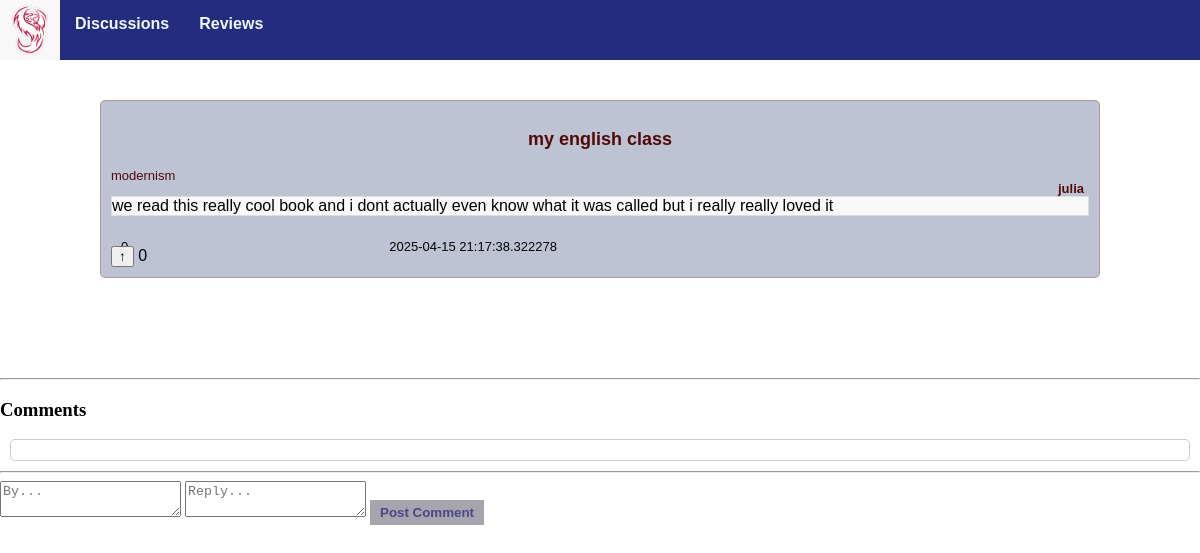
Screenshot of /discussion/5 with the database file from the repository.
### models.py (models this page shows, shortened)
class Discussion(db.Model):
    id = db.Column(db.Integer, primary_key=True)
    title = db.Column(db.String(255), nullable=False)
    content = db.Column(db.Text, nullable=False)
    created_at = db.Column(db.DateTime, default=db.func.current_timestamp())
    course = db.Column(db.Text)
    author = db.Column(db.Text, nullable=False)
    comments = db.relationship('Comment', backref='discussion', cascade="all, delete-orphan", lazy=True)
    up_votes = db.Column(db.Integer, default = 0)
    def __repr__(self) -> str:
        string = f"ID: {self.id}, Title: {self.title}, Content: {self.content}, Created_At: {self.created_at}, Course: {self.course}, Author: {self.author}"
        return string

### app.py (the view)
@app.route('/discussion/<int:discussion_id>')
def dis_posts(discussion_id):
    discussion = Discussion.query.get_or_404(discussion_id) # returns a 404 error if get fails
    print(discussion)
    return render_template('dis_posts.html', discussion=discussion) # return the discussion_post object

### templates/dis_posts.html (shortened to what this page needs)
{% extends "base.html" %}
{% block head %}
    {{ super() }}
{% endblock %}
{%block content %}
<div class="specificpost">
    <div class="whereithappens">
        <div id="header">
            <p id="title">{{discussion.title}}</p1>
            <p id="author">{{discussion.author}}</p>
            <p id="course">{{discussion.course}}</p>
        </div>
        <p id="content">{{discussion.content}}</p>
        <div id="information">
            <p id="up_votes">{{discussion.up_votes}}</p>
            <p id="created_at">{{discussion.created_at}}</p>
        </div>
        <div id = "upbutton">
            <button type="submit" class="arrow" id="up_votes">↑</button>
            <span id="up_votes">0</span>
        </div>
        </div>
    </div>
    <hr>
    <h3>Comments</h3>
    <ul class="list-group">
    </ul>
    <hr>
    <form action="{{ url_for('discussion_comment', discussion_id=discussion.id) }}" method="post" class="mt-3">
        <textarea name="author" class="form-control mb-2" placeholder="By..." required></textarea>
        <textarea name="comment" class="form-control mb-2" placeholder="Reply..." required></textarea>
        <button type="submit" class="btn btn-secondary">Post Comment</button>
    </form>
{% endblock %}

### static/styles/base.css (style rules this page uses)
body { margin:0; padding: 0; }
.list-group { background-color: #ffffff; border: 1px solid #ccc; padding: 10px; margin: 10px ; border-radius: 5px; }
.whereithappens { padding: 10px; background-color: #bdc3d2; border: 1px solid #a89c94; margin-bottom: 20px; border-radius: 5px; font-family: Verdana, Geneva, Tahoma, sans-serif; }
.specificpost { margin:100px; }
#content { border: 1px solid #ddd; margin: auto; background-color: #f9f9f9; }
#header #title { color:rgb(80, 10, 10); font-weight: bolder; font-size:large; text-align: center; }
#header #author { color:rgb(80, 10, 10); font-weight: bold; font-size:small; margin-right:5px; position:relative; float:right; }
#header #course { color:rgb(80, 10, 10); font-size:small; }
#information { display: grid; grid-template-columns: repeat(3, auto); padding: 5px; margin: 5px; height:10px; }
#information p { font-size: small; }
.btn { background-color: #a6a5af; color: rgb(75, 71, 132); border: none; padding: 5px 10px; text-decoration: none; display: inline-block; font-weight: bold; }

### rows the page displays
Discussion: title "my english class", author "julia", course "modernism", content "we read this really cool book and i dont actually even know what it was called but i really really loved it", created_at "2025-04-15 21:17:38.322278"
